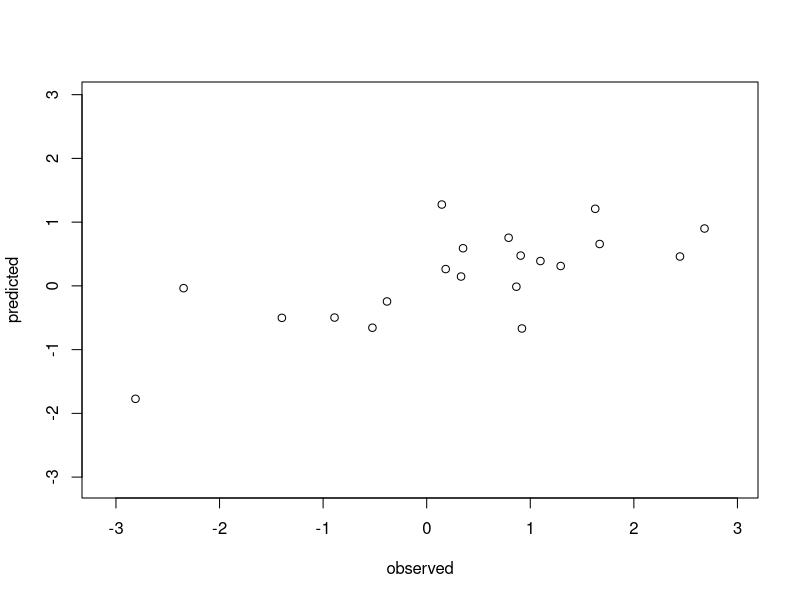
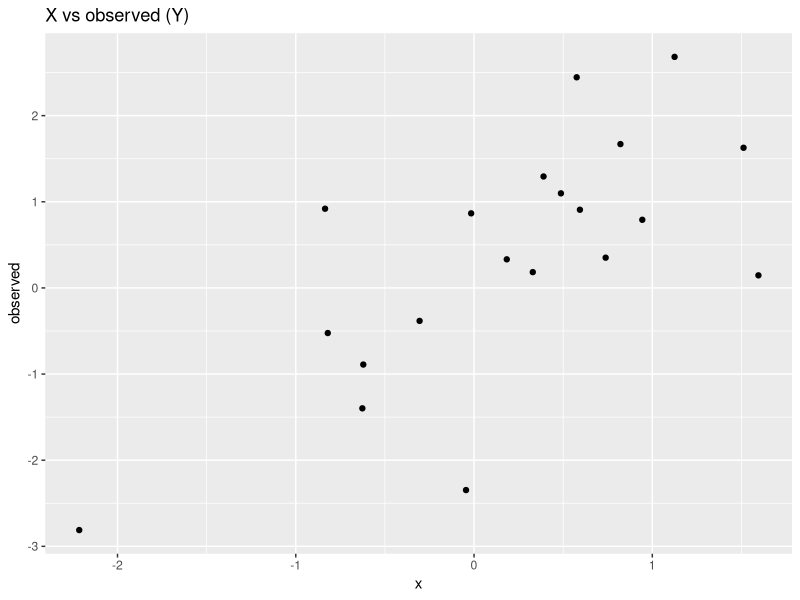
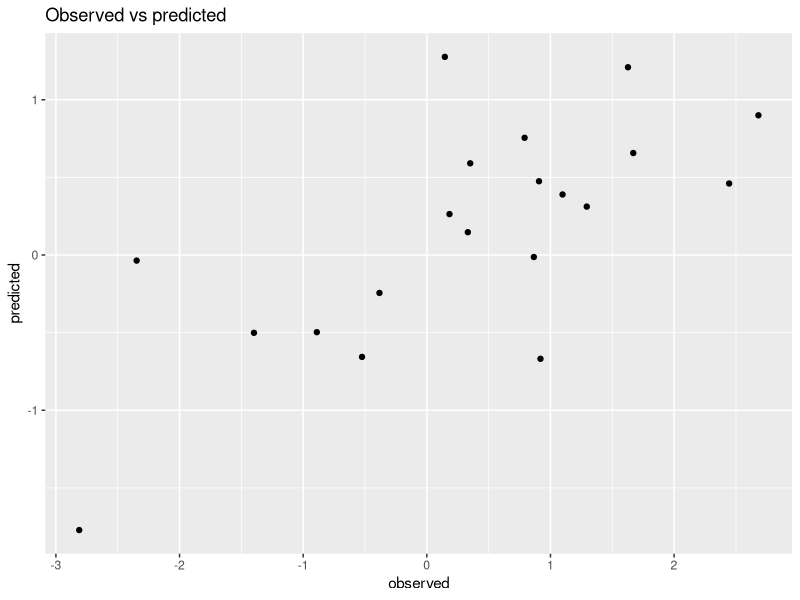
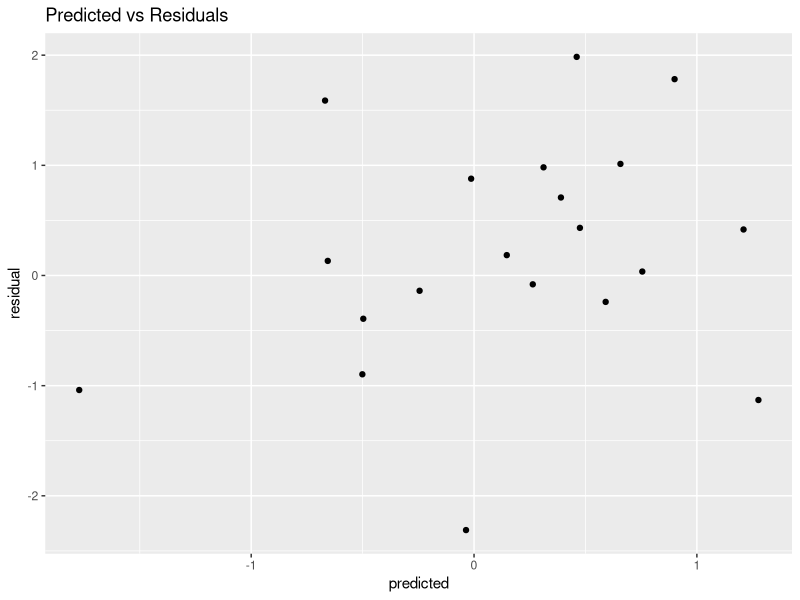

Write the R code that produced these figures, in order.
## ---- chunk 1
library(ggplot2)
library(dplyr)
library(caret)
library(GGally)
## ---- chunk 2

set.seed(1)

x <- rnorm(20)

y1 <- 0.7*x + rnorm(20)
cor(x, y1) # 0.46

y2 <- 3 + 2*x + rnorm(20)
cor(x, y2) # 0.93

y3 <- 1 + 0.5*x + rnorm(20)
cor(x, y3) # 0.27

## ---- chunk 3
set.seed(1)
x <- rnorm(20)

set.seed(2)
observed <- 0.8 * x + rnorm(20)

predicted <- 0.8 * x

residual <- observed - predicted

cor(observed, predicted) # 0.69
cor(predicted, residual) # 0.25

summary(residual)
## ---- chunk 4

axisRange <- extendrange(c(observed, predicted))

range(observed)
range(predicted)
axisRange
## ---- chunk 5
plot(observed, predicted, xlim = axisRange, ylim = axisRange)
## ---- chunk 6
fit_data <- data.frame(x, observed, predicted, residual)

?ggmatrix()

fit_data %>%
  ggplot(aes(x = x, y = observed)) +
  geom_point() +
  ggtitle("X vs observed (Y)")

fit_data %>%
  ggplot(aes(x = observed, y = predicted)) +
  geom_point() +
  ggtitle("Observed vs predicted")
  
fit_data %>%
  ggplot(aes(x = predicted, y = residual)) +
  geom_point() +
  ggtitle("Predicted vs Residuals")
  
## ---- chunk 7
MRSE <- fit_data %>%
  select(residual) %>%
  # mutate(square_res = residual^2) %>%
  summarise(sum_res = sum(residual),
            sum_sqr_res = sum(residual^2))
